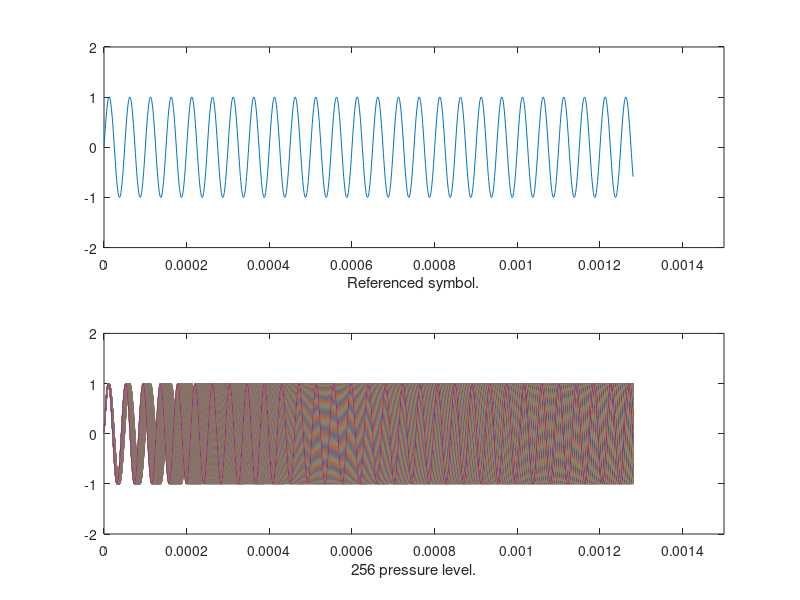
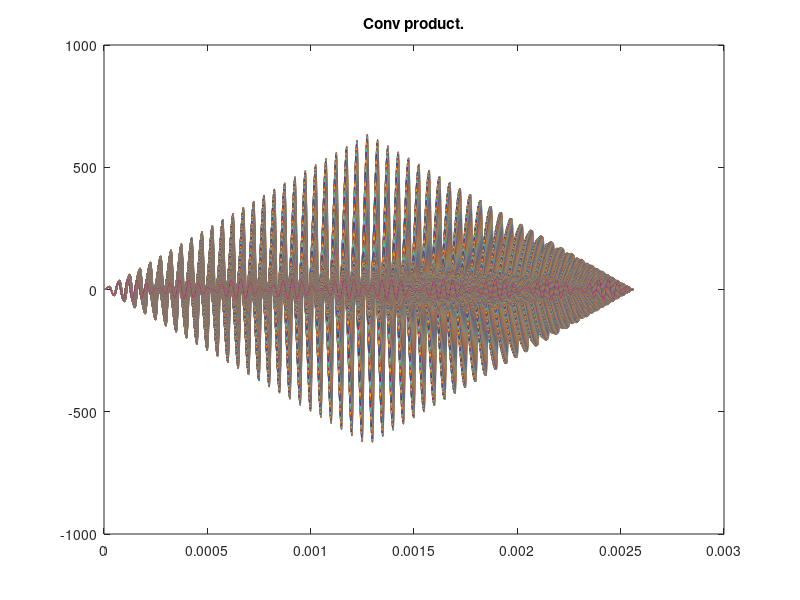
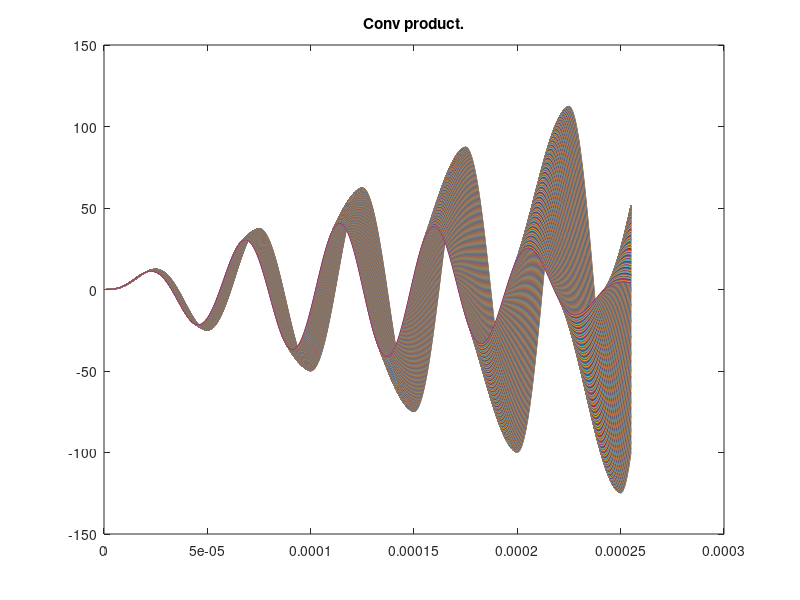

Reproduce these figures in MATLAB, in order.
%mducng/SoC/D2/G2touch
clc;
clear;
close all;
%%%%%%%%%%%%%%%%%%%%%%%%%%%%%%%%%%%%%%%%%%%%%%%%%%%%%%%%%%%%%%%%%%%%%%%%%%%%%%%%
Fs                  =  1000000;                 % Sampling freq
fref                =  20000;                   % Base freq
fP                  =  20000;                    % Base freq
sps                 =  1281;                    % # samples per symbol
ns                  =  0:(sps-1);               % Samples vectors
dt                  =  1/Fs;
%%%%%%%%%%%%%%%%%%%%%%%%%%%%%%%%%%%%%%%%%%%%%%%%%%%%%%%%%%%%%%%%%%%%%%%%%%%%%%%%
SymbolRef           =  sin(2*pi*ns*(fref)/Fs);

SymbolPressure1     =  sin(2*pi*ns*(fP+1*15)/Fs);
SymbolPressure2     =  sin(2*pi*ns*(fP+2*15)/Fs);
SymbolPressure3     =  sin(2*pi*ns*(fP+3*15)/Fs);
SymbolPressure4     =  sin(2*pi*ns*(fP+4*15)/Fs);
SymbolPressure5     =  sin(2*pi*ns*(fP+5*15)/Fs);
SymbolPressure6     =  sin(2*pi*ns*(fP+6*15)/Fs);
SymbolPressure7     =  sin(2*pi*ns*(fP+7*15)/Fs);
SymbolPressure8     =  sin(2*pi*ns*(fP+8*15)/Fs);
SymbolPressure9     =  sin(2*pi*ns*(fP+9*15)/Fs);
SymbolPressure10     =  sin(2*pi*ns*(fP+10*15)/Fs);
SymbolPressure11     =  sin(2*pi*ns*(fP+11*15)/Fs);
SymbolPressure12     =  sin(2*pi*ns*(fP+12*15)/Fs);
SymbolPressure13     =  sin(2*pi*ns*(fP+13*15)/Fs);
SymbolPressure14     =  sin(2*pi*ns*(fP+14*15)/Fs);
SymbolPressure15     =  sin(2*pi*ns*(fP+15*15)/Fs);
SymbolPressure16     =  sin(2*pi*ns*(fP+16*15)/Fs);
SymbolPressure17     =  sin(2*pi*ns*(fP+17*15)/Fs);
SymbolPressure18     =  sin(2*pi*ns*(fP+18*15)/Fs);
SymbolPressure19     =  sin(2*pi*ns*(fP+19*15)/Fs);
SymbolPressure20     =  sin(2*pi*ns*(fP+20*15)/Fs);
SymbolPressure21     =  sin(2*pi*ns*(fP+21*15)/Fs);
SymbolPressure22     =  sin(2*pi*ns*(fP+22*15)/Fs);
SymbolPressure23     =  sin(2*pi*ns*(fP+23*15)/Fs);
SymbolPressure24     =  sin(2*pi*ns*(fP+24*15)/Fs);
SymbolPressure25     =  sin(2*pi*ns*(fP+25*15)/Fs);
SymbolPressure26     =  sin(2*pi*ns*(fP+26*15)/Fs);
SymbolPressure27     =  sin(2*pi*ns*(fP+27*15)/Fs);
SymbolPressure28     =  sin(2*pi*ns*(fP+28*15)/Fs);
SymbolPressure29     =  sin(2*pi*ns*(fP+29*15)/Fs);
SymbolPressure30     =  sin(2*pi*ns*(fP+30*15)/Fs);
SymbolPressure31     =  sin(2*pi*ns*(fP+31*15)/Fs);
SymbolPressure32     =  sin(2*pi*ns*(fP+32*15)/Fs);
SymbolPressure33     =  sin(2*pi*ns*(fP+33*15)/Fs);
SymbolPressure34     =  sin(2*pi*ns*(fP+34*15)/Fs);
SymbolPressure35     =  sin(2*pi*ns*(fP+35*15)/Fs);
SymbolPressure36     =  sin(2*pi*ns*(fP+36*15)/Fs);
SymbolPressure37     =  sin(2*pi*ns*(fP+37*15)/Fs);
SymbolPressure38     =  sin(2*pi*ns*(fP+38*15)/Fs);
SymbolPressure39     =  sin(2*pi*ns*(fP+39*15)/Fs);
SymbolPressure40     =  sin(2*pi*ns*(fP+40*15)/Fs);
SymbolPressure41     =  sin(2*pi*ns*(fP+41*15)/Fs);
SymbolPressure42     =  sin(2*pi*ns*(fP+42*15)/Fs);
SymbolPressure43     =  sin(2*pi*ns*(fP+43*15)/Fs);
SymbolPressure44     =  sin(2*pi*ns*(fP+44*15)/Fs);
SymbolPressure45     =  sin(2*pi*ns*(fP+45*15)/Fs);
SymbolPressure46     =  sin(2*pi*ns*(fP+46*15)/Fs);
SymbolPressure47     =  sin(2*pi*ns*(fP+47*15)/Fs);
SymbolPressure48     =  sin(2*pi*ns*(fP+48*15)/Fs);
SymbolPressure49     =  sin(2*pi*ns*(fP+49*15)/Fs);
SymbolPressure50     =  sin(2*pi*ns*(fP+50*15)/Fs);
SymbolPressure51     =  sin(2*pi*ns*(fP+51*15)/Fs);
SymbolPressure52     =  sin(2*pi*ns*(fP+52*15)/Fs);
SymbolPressure53     =  sin(2*pi*ns*(fP+53*15)/Fs);
SymbolPressure54     =  sin(2*pi*ns*(fP+54*15)/Fs);
SymbolPressure55     =  sin(2*pi*ns*(fP+55*15)/Fs);
SymbolPressure56     =  sin(2*pi*ns*(fP+56*15)/Fs);
SymbolPressure57     =  sin(2*pi*ns*(fP+57*15)/Fs);
SymbolPressure58     =  sin(2*pi*ns*(fP+58*15)/Fs);
SymbolPressure59     =  sin(2*pi*ns*(fP+59*15)/Fs);
SymbolPressure60     =  sin(2*pi*ns*(fP+60*15)/Fs);
SymbolPressure61     =  sin(2*pi*ns*(fP+61*15)/Fs);
SymbolPressure62     =  sin(2*pi*ns*(fP+62*15)/Fs);
SymbolPressure63     =  sin(2*pi*ns*(fP+63*15)/Fs);
SymbolPressure64     =  sin(2*pi*ns*(fP+64*15)/Fs);
SymbolPressure65     =  sin(2*pi*ns*(fP+65*15)/Fs);
SymbolPressure66     =  sin(2*pi*ns*(fP+66*15)/Fs);
SymbolPressure67     =  sin(2*pi*ns*(fP+67*15)/Fs);
SymbolPressure68     =  sin(2*pi*ns*(fP+68*15)/Fs);
SymbolPressure69     =  sin(2*pi*ns*(fP+69*15)/Fs);
SymbolPressure70     =  sin(2*pi*ns*(fP+70*15)/Fs);
SymbolPressure71     =  sin(2*pi*ns*(fP+71*15)/Fs);
SymbolPressure72     =  sin(2*pi*ns*(fP+72*15)/Fs);
SymbolPressure73     =  sin(2*pi*ns*(fP+73*15)/Fs);
SymbolPressure74     =  sin(2*pi*ns*(fP+74*15)/Fs);
SymbolPressure75     =  sin(2*pi*ns*(fP+75*15)/Fs);
SymbolPressure76     =  sin(2*pi*ns*(fP+76*15)/Fs);
SymbolPressure77     =  sin(2*pi*ns*(fP+77*15)/Fs);
SymbolPressure78     =  sin(2*pi*ns*(fP+78*15)/Fs);
SymbolPressure79     =  sin(2*pi*ns*(fP+79*15)/Fs);
SymbolPressure80     =  sin(2*pi*ns*(fP+80*15)/Fs);
SymbolPressure81     =  sin(2*pi*ns*(fP+81*15)/Fs);
SymbolPressure82     =  sin(2*pi*ns*(fP+82*15)/Fs);
SymbolPressure83     =  sin(2*pi*ns*(fP+83*15)/Fs);
SymbolPressure84     =  sin(2*pi*ns*(fP+84*15)/Fs);
SymbolPressure85     =  sin(2*pi*ns*(fP+85*15)/Fs);
SymbolPressure86     =  sin(2*pi*ns*(fP+86*15)/Fs);
SymbolPressure87     =  sin(2*pi*ns*(fP+87*15)/Fs);
SymbolPressure88     =  sin(2*pi*ns*(fP+88*15)/Fs);
SymbolPressure89     =  sin(2*pi*ns*(fP+89*15)/Fs);
SymbolPressure90     =  sin(2*pi*ns*(fP+90*15)/Fs);
SymbolPressure91     =  sin(2*pi*ns*(fP+91*15)/Fs);
SymbolPressure92     =  sin(2*pi*ns*(fP+92*15)/Fs);
SymbolPressure93     =  sin(2*pi*ns*(fP+93*15)/Fs);
SymbolPressure94     =  sin(2*pi*ns*(fP+94*15)/Fs);
SymbolPressure95     =  sin(2*pi*ns*(fP+95*15)/Fs);
SymbolPressure96     =  sin(2*pi*ns*(fP+96*15)/Fs);
SymbolPressure97     =  sin(2*pi*ns*(fP+97*15)/Fs);
SymbolPressure98     =  sin(2*pi*ns*(fP+98*15)/Fs);
SymbolPressure99     =  sin(2*pi*ns*(fP+99*15)/Fs);
SymbolPressure100     =  sin(2*pi*ns*(fP+100*15)/Fs);
SymbolPressure101     =  sin(2*pi*ns*(fP+101*15)/Fs);
SymbolPressure102     =  sin(2*pi*ns*(fP+102*15)/Fs);
SymbolPressure103     =  sin(2*pi*ns*(fP+103*15)/Fs);
SymbolPressure104     =  sin(2*pi*ns*(fP+104*15)/Fs);
SymbolPressure105     =  sin(2*pi*ns*(fP+105*15)/Fs);
SymbolPressure106     =  sin(2*pi*ns*(fP+106*15)/Fs);
SymbolPressure107     =  sin(2*pi*ns*(fP+107*15)/Fs);
SymbolPressure108     =  sin(2*pi*ns*(fP+108*15)/Fs);
SymbolPressure109     =  sin(2*pi*ns*(fP+109*15)/Fs);
SymbolPressure110     =  sin(2*pi*ns*(fP+110*15)/Fs);
SymbolPressure111     =  sin(2*pi*ns*(fP+111*15)/Fs);
SymbolPressure112     =  sin(2*pi*ns*(fP+112*15)/Fs);
SymbolPressure113     =  sin(2*pi*ns*(fP+113*15)/Fs);
SymbolPressure114     =  sin(2*pi*ns*(fP+114*15)/Fs);
SymbolPressure115     =  sin(2*pi*ns*(fP+115*15)/Fs);
SymbolPressure116     =  sin(2*pi*ns*(fP+116*15)/Fs);
SymbolPressure117     =  sin(2*pi*ns*(fP+117*15)/Fs);
SymbolPressure118     =  sin(2*pi*ns*(fP+118*15)/Fs);
SymbolPressure119     =  sin(2*pi*ns*(fP+119*15)/Fs);
SymbolPressure120     =  sin(2*pi*ns*(fP+120*15)/Fs);
SymbolPressure121     =  sin(2*pi*ns*(fP+121*15)/Fs);
SymbolPressure122     =  sin(2*pi*ns*(fP+122*15)/Fs);
SymbolPressure123     =  sin(2*pi*ns*(fP+123*15)/Fs);
SymbolPressure124     =  sin(2*pi*ns*(fP+124*15)/Fs);
SymbolPressure125     =  sin(2*pi*ns*(fP+125*15)/Fs);
SymbolPressure126     =  sin(2*pi*ns*(fP+126*15)/Fs);
SymbolPressure127     =  sin(2*pi*ns*(fP+127*15)/Fs);
SymbolPressure128     =  sin(2*pi*ns*(fP+128*15)/Fs);
SymbolPressure129     =  sin(2*pi*ns*(fP+129*15)/Fs);
SymbolPressure130     =  sin(2*pi*ns*(fP+130*15)/Fs);
SymbolPressure131     =  sin(2*pi*ns*(fP+131*15)/Fs);
SymbolPressure132     =  sin(2*pi*ns*(fP+132*15)/Fs);
SymbolPressure133     =  sin(2*pi*ns*(fP+133*15)/Fs);
SymbolPressure134     =  sin(2*pi*ns*(fP+134*15)/Fs);
SymbolPressure135     =  sin(2*pi*ns*(fP+135*15)/Fs);
SymbolPressure136     =  sin(2*pi*ns*(fP+136*15)/Fs);
SymbolPressure137     =  sin(2*pi*ns*(fP+137*15)/Fs);
SymbolPressure138     =  sin(2*pi*ns*(fP+138*15)/Fs);
SymbolPressure139     =  sin(2*pi*ns*(fP+139*15)/Fs);
SymbolPressure140     =  sin(2*pi*ns*(fP+140*15)/Fs);
SymbolPressure141     =  sin(2*pi*ns*(fP+141*15)/Fs);
SymbolPressure142     =  sin(2*pi*ns*(fP+142*15)/Fs);
SymbolPressure143     =  sin(2*pi*ns*(fP+143*15)/Fs);
SymbolPressure144     =  sin(2*pi*ns*(fP+144*15)/Fs);
SymbolPressure145     =  sin(2*pi*ns*(fP+145*15)/Fs);
SymbolPressure146     =  sin(2*pi*ns*(fP+146*15)/Fs);
SymbolPressure147     =  sin(2*pi*ns*(fP+147*15)/Fs);
SymbolPressure148     =  sin(2*pi*ns*(fP+148*15)/Fs);
SymbolPressure149     =  sin(2*pi*ns*(fP+149*15)/Fs);
SymbolPressure150     =  sin(2*pi*ns*(fP+150*15)/Fs);
SymbolPressure151     =  sin(2*pi*ns*(fP+151*15)/Fs);
SymbolPressure152     =  sin(2*pi*ns*(fP+152*15)/Fs);
SymbolPressure153     =  sin(2*pi*ns*(fP+153*15)/Fs);
SymbolPressure154     =  sin(2*pi*ns*(fP+154*15)/Fs);
SymbolPressure155     =  sin(2*pi*ns*(fP+155*15)/Fs);
SymbolPressure156     =  sin(2*pi*ns*(fP+156*15)/Fs);
SymbolPressure157     =  sin(2*pi*ns*(fP+157*15)/Fs);
SymbolPressure158     =  sin(2*pi*ns*(fP+158*15)/Fs);
SymbolPressure159     =  sin(2*pi*ns*(fP+159*15)/Fs);
SymbolPressure160     =  sin(2*pi*ns*(fP+160*15)/Fs);
SymbolPressure161     =  sin(2*pi*ns*(fP+161*15)/Fs);
SymbolPressure162     =  sin(2*pi*ns*(fP+162*15)/Fs);
SymbolPressure163     =  sin(2*pi*ns*(fP+163*15)/Fs);
SymbolPressure164     =  sin(2*pi*ns*(fP+164*15)/Fs);
SymbolPressure165     =  sin(2*pi*ns*(fP+165*15)/Fs);
SymbolPressure166     =  sin(2*pi*ns*(fP+166*15)/Fs);
SymbolPressure167     =  sin(2*pi*ns*(fP+167*15)/Fs);
SymbolPressure168     =  sin(2*pi*ns*(fP+168*15)/Fs);
SymbolPressure169     =  sin(2*pi*ns*(fP+169*15)/Fs);
SymbolPressure170     =  sin(2*pi*ns*(fP+170*15)/Fs);
SymbolPressure171     =  sin(2*pi*ns*(fP+171*15)/Fs);
SymbolPressure172     =  sin(2*pi*ns*(fP+172*15)/Fs);
SymbolPressure173     =  sin(2*pi*ns*(fP+173*15)/Fs);
SymbolPressure174     =  sin(2*pi*ns*(fP+174*15)/Fs);
SymbolPressure175     =  sin(2*pi*ns*(fP+175*15)/Fs);
SymbolPressure176     =  sin(2*pi*ns*(fP+176*15)/Fs);
SymbolPressure177     =  sin(2*pi*ns*(fP+177*15)/Fs);
SymbolPressure178     =  sin(2*pi*ns*(fP+178*15)/Fs);
SymbolPressure179     =  sin(2*pi*ns*(fP+179*15)/Fs);
SymbolPressure180     =  sin(2*pi*ns*(fP+180*15)/Fs);
SymbolPressure181     =  sin(2*pi*ns*(fP+181*15)/Fs);
SymbolPressure182     =  sin(2*pi*ns*(fP+182*15)/Fs);
SymbolPressure183     =  sin(2*pi*ns*(fP+183*15)/Fs);
SymbolPressure184     =  sin(2*pi*ns*(fP+184*15)/Fs);
SymbolPressure185     =  sin(2*pi*ns*(fP+185*15)/Fs);
SymbolPressure186     =  sin(2*pi*ns*(fP+186*15)/Fs);
SymbolPressure187     =  sin(2*pi*ns*(fP+187*15)/Fs);
SymbolPressure188     =  sin(2*pi*ns*(fP+188*15)/Fs);
SymbolPressure189     =  sin(2*pi*ns*(fP+189*15)/Fs);
SymbolPressure190     =  sin(2*pi*ns*(fP+190*15)/Fs);
SymbolPressure191     =  sin(2*pi*ns*(fP+191*15)/Fs);
SymbolPressure192     =  sin(2*pi*ns*(fP+192*15)/Fs);
SymbolPressure193     =  sin(2*pi*ns*(fP+193*15)/Fs);
SymbolPressure194     =  sin(2*pi*ns*(fP+194*15)/Fs);
SymbolPressure195     =  sin(2*pi*ns*(fP+195*15)/Fs);
SymbolPressure196     =  sin(2*pi*ns*(fP+196*15)/Fs);
SymbolPressure197     =  sin(2*pi*ns*(fP+197*15)/Fs);
SymbolPressure198     =  sin(2*pi*ns*(fP+198*15)/Fs);
SymbolPressure199     =  sin(2*pi*ns*(fP+199*15)/Fs);
SymbolPressure200     =  sin(2*pi*ns*(fP+200*15)/Fs);
SymbolPressure201     =  sin(2*pi*ns*(fP+201*15)/Fs);
SymbolPressure202     =  sin(2*pi*ns*(fP+202*15)/Fs);
SymbolPressure203     =  sin(2*pi*ns*(fP+203*15)/Fs);
SymbolPressure204     =  sin(2*pi*ns*(fP+204*15)/Fs);
SymbolPressure205     =  sin(2*pi*ns*(fP+205*15)/Fs);
SymbolPressure206     =  sin(2*pi*ns*(fP+206*15)/Fs);
SymbolPressure207     =  sin(2*pi*ns*(fP+207*15)/Fs);
SymbolPressure208     =  sin(2*pi*ns*(fP+208*15)/Fs);
SymbolPressure209     =  sin(2*pi*ns*(fP+209*15)/Fs);
SymbolPressure210     =  sin(2*pi*ns*(fP+210*15)/Fs);
SymbolPressure211     =  sin(2*pi*ns*(fP+211*15)/Fs);
SymbolPressure212     =  sin(2*pi*ns*(fP+212*15)/Fs);
SymbolPressure213     =  sin(2*pi*ns*(fP+213*15)/Fs);
SymbolPressure214     =  sin(2*pi*ns*(fP+214*15)/Fs);
SymbolPressure215     =  sin(2*pi*ns*(fP+215*15)/Fs);
SymbolPressure216     =  sin(2*pi*ns*(fP+216*15)/Fs);
SymbolPressure217     =  sin(2*pi*ns*(fP+217*15)/Fs);
SymbolPressure218     =  sin(2*pi*ns*(fP+218*15)/Fs);
SymbolPressure219     =  sin(2*pi*ns*(fP+219*15)/Fs);
SymbolPressure220     =  sin(2*pi*ns*(fP+220*15)/Fs);
SymbolPressure221     =  sin(2*pi*ns*(fP+221*15)/Fs);
SymbolPressure222     =  sin(2*pi*ns*(fP+222*15)/Fs);
SymbolPressure223     =  sin(2*pi*ns*(fP+223*15)/Fs);
SymbolPressure224     =  sin(2*pi*ns*(fP+224*15)/Fs);
SymbolPressure225     =  sin(2*pi*ns*(fP+225*15)/Fs);
SymbolPressure226     =  sin(2*pi*ns*(fP+226*15)/Fs);
SymbolPressure227     =  sin(2*pi*ns*(fP+227*15)/Fs);
SymbolPressure228     =  sin(2*pi*ns*(fP+228*15)/Fs);
SymbolPressure229     =  sin(2*pi*ns*(fP+229*15)/Fs);
SymbolPressure230     =  sin(2*pi*ns*(fP+230*15)/Fs);
SymbolPressure231     =  sin(2*pi*ns*(fP+231*15)/Fs);
SymbolPressure232     =  sin(2*pi*ns*(fP+232*15)/Fs);
SymbolPressure233     =  sin(2*pi*ns*(fP+233*15)/Fs);
SymbolPressure234     =  sin(2*pi*ns*(fP+234*15)/Fs);
SymbolPressure235     =  sin(2*pi*ns*(fP+235*15)/Fs);
SymbolPressure236     =  sin(2*pi*ns*(fP+236*15)/Fs);
SymbolPressure237     =  sin(2*pi*ns*(fP+237*15)/Fs);
SymbolPressure238     =  sin(2*pi*ns*(fP+238*15)/Fs);
SymbolPressure239     =  sin(2*pi*ns*(fP+239*15)/Fs);
SymbolPressure240     =  sin(2*pi*ns*(fP+240*15)/Fs);
SymbolPressure241     =  sin(2*pi*ns*(fP+241*15)/Fs);
SymbolPressure242     =  sin(2*pi*ns*(fP+242*15)/Fs);
SymbolPressure243     =  sin(2*pi*ns*(fP+243*15)/Fs);
SymbolPressure244     =  sin(2*pi*ns*(fP+244*15)/Fs);
SymbolPressure245     =  sin(2*pi*ns*(fP+245*15)/Fs);
SymbolPressure246     =  sin(2*pi*ns*(fP+246*15)/Fs);
SymbolPressure247     =  sin(2*pi*ns*(fP+247*15)/Fs);
SymbolPressure248     =  sin(2*pi*ns*(fP+248*15)/Fs);
SymbolPressure249     =  sin(2*pi*ns*(fP+249*15)/Fs);
SymbolPressure250     =  sin(2*pi*ns*(fP+250*15)/Fs);
SymbolPressure251     =  sin(2*pi*ns*(fP+251*15)/Fs);
SymbolPressure252     =  sin(2*pi*ns*(fP+252*15)/Fs);
SymbolPressure253     =  sin(2*pi*ns*(fP+253*15)/Fs);
SymbolPressure254     =  sin(2*pi*ns*(fP+254*15)/Fs);
SymbolPressure255     =  sin(2*pi*ns*(fP+255*15)/Fs);
SymbolPressure256     =  sin(2*pi*ns*(fP+256*15)/Fs);
%%%%%%%%%%%%%%%%%%%%%%%%%%%%%%%%%%%%%%%%%%%%%%%%%%%%%%%%%%%%%%%%%%%%%%%%%%%%%%%%
tS                  = (0:length(SymbolPressure1)-1)*dt;  %t received symbol
%%%%%%%%%%%%%%%%%%%%%%%%%%%%%%%%%%%%%%%%%%%%%%%%%%%%%%%%%%%%%%%%%%%%%%%%%%%%%%%%
% Matched filter:
y_Corr1              = conv(SymbolPressure1,SymbolRef);
y_Corr2              = conv(SymbolPressure2,SymbolRef);
y_Corr3              = conv(SymbolPressure3,SymbolRef);
y_Corr4              = conv(SymbolPressure4,SymbolRef);
y_Corr5              = conv(SymbolPressure5,SymbolRef);
y_Corr6              = conv(SymbolPressure6,SymbolRef);
y_Corr7              = conv(SymbolPressure7,SymbolRef);
y_Corr8              = conv(SymbolPressure8,SymbolRef);
y_Corr9              = conv(SymbolPressure9,SymbolRef);
y_Corr10              = conv(SymbolPressure10,SymbolRef);
y_Corr11              = conv(SymbolPressure11,SymbolRef);
y_Corr12              = conv(SymbolPressure12,SymbolRef);
y_Corr13              = conv(SymbolPressure13,SymbolRef);
y_Corr14              = conv(SymbolPressure14,SymbolRef);
y_Corr15              = conv(SymbolPressure15,SymbolRef);
y_Corr16              = conv(SymbolPressure16,SymbolRef);
y_Corr17              = conv(SymbolPressure17,SymbolRef);
y_Corr18              = conv(SymbolPressure18,SymbolRef);
y_Corr19              = conv(SymbolPressure19,SymbolRef);
y_Corr20              = conv(SymbolPressure20,SymbolRef);
y_Corr21              = conv(SymbolPressure21,SymbolRef);
y_Corr22              = conv(SymbolPressure22,SymbolRef);
y_Corr23              = conv(SymbolPressure23,SymbolRef);
y_Corr24              = conv(SymbolPressure24,SymbolRef);
y_Corr25              = conv(SymbolPressure25,SymbolRef);
y_Corr26              = conv(SymbolPressure26,SymbolRef);
y_Corr27              = conv(SymbolPressure27,SymbolRef);
y_Corr28              = conv(SymbolPressure28,SymbolRef);
y_Corr29              = conv(SymbolPressure29,SymbolRef);
y_Corr30              = conv(SymbolPressure30,SymbolRef);
y_Corr31              = conv(SymbolPressure31,SymbolRef);
y_Corr32              = conv(SymbolPressure32,SymbolRef);
y_Corr33              = conv(SymbolPressure33,SymbolRef);
y_Corr34              = conv(SymbolPressure34,SymbolRef);
y_Corr35              = conv(SymbolPressure35,SymbolRef);
y_Corr36              = conv(SymbolPressure36,SymbolRef);
y_Corr37              = conv(SymbolPressure37,SymbolRef);
y_Corr38              = conv(SymbolPressure38,SymbolRef);
y_Corr39              = conv(SymbolPressure39,SymbolRef);
y_Corr40              = conv(SymbolPressure40,SymbolRef);
y_Corr41              = conv(SymbolPressure41,SymbolRef);
y_Corr42              = conv(SymbolPressure42,SymbolRef);
y_Corr43              = conv(SymbolPressure43,SymbolRef);
y_Corr44              = conv(SymbolPressure44,SymbolRef);
y_Corr45              = conv(SymbolPressure45,SymbolRef);
y_Corr46              = conv(SymbolPressure46,SymbolRef);
y_Corr47              = conv(SymbolPressure47,SymbolRef);
y_Corr48              = conv(SymbolPressure48,SymbolRef);
y_Corr49              = conv(SymbolPressure49,SymbolRef);
y_Corr50              = conv(SymbolPressure50,SymbolRef);
y_Corr51              = conv(SymbolPressure51,SymbolRef);
y_Corr52              = conv(SymbolPressure52,SymbolRef);
y_Corr53              = conv(SymbolPressure53,SymbolRef);
y_Corr54              = conv(SymbolPressure54,SymbolRef);
y_Corr55              = conv(SymbolPressure55,SymbolRef);
y_Corr56              = conv(SymbolPressure56,SymbolRef);
y_Corr57              = conv(SymbolPressure57,SymbolRef);
y_Corr58              = conv(SymbolPressure58,SymbolRef);
y_Corr59              = conv(SymbolPressure59,SymbolRef);
y_Corr60              = conv(SymbolPressure60,SymbolRef);
y_Corr61              = conv(SymbolPressure61,SymbolRef);
y_Corr62              = conv(SymbolPressure62,SymbolRef);
y_Corr63              = conv(SymbolPressure63,SymbolRef);
y_Corr64              = conv(SymbolPressure64,SymbolRef);
y_Corr65              = conv(SymbolPressure65,SymbolRef);
y_Corr66              = conv(SymbolPressure66,SymbolRef);
y_Corr67              = conv(SymbolPressure67,SymbolRef);
y_Corr68              = conv(SymbolPressure68,SymbolRef);
y_Corr69              = conv(SymbolPressure69,SymbolRef);
y_Corr70              = conv(SymbolPressure70,SymbolRef);
y_Corr71              = conv(SymbolPressure71,SymbolRef);
y_Corr72              = conv(SymbolPressure72,SymbolRef);
y_Corr73              = conv(SymbolPressure73,SymbolRef);
y_Corr74              = conv(SymbolPressure74,SymbolRef);
y_Corr75              = conv(SymbolPressure75,SymbolRef);
y_Corr76              = conv(SymbolPressure76,SymbolRef);
y_Corr77              = conv(SymbolPressure77,SymbolRef);
y_Corr78              = conv(SymbolPressure78,SymbolRef);
y_Corr79              = conv(SymbolPressure79,SymbolRef);
y_Corr80              = conv(SymbolPressure80,SymbolRef);
y_Corr81              = conv(SymbolPressure81,SymbolRef);
y_Corr82              = conv(SymbolPressure82,SymbolRef);
y_Corr83              = conv(SymbolPressure83,SymbolRef);
y_Corr84              = conv(SymbolPressure84,SymbolRef);
y_Corr85              = conv(SymbolPressure85,SymbolRef);
y_Corr86              = conv(SymbolPressure86,SymbolRef);
y_Corr87              = conv(SymbolPressure87,SymbolRef);
y_Corr88              = conv(SymbolPressure88,SymbolRef);
y_Corr89              = conv(SymbolPressure89,SymbolRef);
y_Corr90              = conv(SymbolPressure90,SymbolRef);
y_Corr91              = conv(SymbolPressure91,SymbolRef);
y_Corr92              = conv(SymbolPressure92,SymbolRef);
y_Corr93              = conv(SymbolPressure93,SymbolRef);
y_Corr94              = conv(SymbolPressure94,SymbolRef);
y_Corr95              = conv(SymbolPressure95,SymbolRef);
y_Corr96              = conv(SymbolPressure96,SymbolRef);
y_Corr97              = conv(SymbolPressure97,SymbolRef);
y_Corr98              = conv(SymbolPressure98,SymbolRef);
y_Corr99              = conv(SymbolPressure99,SymbolRef);
y_Corr100              = conv(SymbolPressure100,SymbolRef);
y_Corr101              = conv(SymbolPressure101,SymbolRef);
y_Corr102              = conv(SymbolPressure102,SymbolRef);
y_Corr103              = conv(SymbolPressure103,SymbolRef);
y_Corr104              = conv(SymbolPressure104,SymbolRef);
y_Corr105              = conv(SymbolPressure105,SymbolRef);
y_Corr106              = conv(SymbolPressure106,SymbolRef);
y_Corr107              = conv(SymbolPressure107,SymbolRef);
y_Corr108              = conv(SymbolPressure108,SymbolRef);
y_Corr109              = conv(SymbolPressure109,SymbolRef);
y_Corr110              = conv(SymbolPressure110,SymbolRef);
y_Corr111              = conv(SymbolPressure111,SymbolRef);
y_Corr112              = conv(SymbolPressure112,SymbolRef);
y_Corr113              = conv(SymbolPressure113,SymbolRef);
y_Corr114              = conv(SymbolPressure114,SymbolRef);
y_Corr115              = conv(SymbolPressure115,SymbolRef);
y_Corr116              = conv(SymbolPressure116,SymbolRef);
y_Corr117              = conv(SymbolPressure117,SymbolRef);
y_Corr118              = conv(SymbolPressure118,SymbolRef);
y_Corr119              = conv(SymbolPressure119,SymbolRef);
y_Corr120              = conv(SymbolPressure120,SymbolRef);
y_Corr121              = conv(SymbolPressure121,SymbolRef);
y_Corr122              = conv(SymbolPressure122,SymbolRef);
y_Corr123              = conv(SymbolPressure123,SymbolRef);
y_Corr124              = conv(SymbolPressure124,SymbolRef);
y_Corr125              = conv(SymbolPressure125,SymbolRef);
y_Corr126              = conv(SymbolPressure126,SymbolRef);
y_Corr127              = conv(SymbolPressure127,SymbolRef);
y_Corr128              = conv(SymbolPressure128,SymbolRef);
y_Corr129              = conv(SymbolPressure129,SymbolRef);
y_Corr130              = conv(SymbolPressure130,SymbolRef);
y_Corr131              = conv(SymbolPressure131,SymbolRef);
y_Corr132              = conv(SymbolPressure132,SymbolRef);
y_Corr133              = conv(SymbolPressure133,SymbolRef);
y_Corr134              = conv(SymbolPressure134,SymbolRef);
y_Corr135              = conv(SymbolPressure135,SymbolRef);
y_Corr136              = conv(SymbolPressure136,SymbolRef);
y_Corr137              = conv(SymbolPressure137,SymbolRef);
y_Corr138              = conv(SymbolPressure138,SymbolRef);
y_Corr139              = conv(SymbolPressure139,SymbolRef);
y_Corr140              = conv(SymbolPressure140,SymbolRef);
y_Corr141              = conv(SymbolPressure141,SymbolRef);
y_Corr142              = conv(SymbolPressure142,SymbolRef);
y_Corr143              = conv(SymbolPressure143,SymbolRef);
y_Corr144              = conv(SymbolPressure144,SymbolRef);
y_Corr145              = conv(SymbolPressure145,SymbolRef);
y_Corr146              = conv(SymbolPressure146,SymbolRef);
y_Corr147              = conv(SymbolPressure147,SymbolRef);
y_Corr148              = conv(SymbolPressure148,SymbolRef);
y_Corr149              = conv(SymbolPressure149,SymbolRef);
y_Corr150              = conv(SymbolPressure150,SymbolRef);
y_Corr151              = conv(SymbolPressure151,SymbolRef);
y_Corr152              = conv(SymbolPressure152,SymbolRef);
y_Corr153              = conv(SymbolPressure153,SymbolRef);
y_Corr154              = conv(SymbolPressure154,SymbolRef);
y_Corr155              = conv(SymbolPressure155,SymbolRef);
y_Corr156              = conv(SymbolPressure156,SymbolRef);
y_Corr157              = conv(SymbolPressure157,SymbolRef);
y_Corr158              = conv(SymbolPressure158,SymbolRef);
y_Corr159              = conv(SymbolPressure159,SymbolRef);
y_Corr160              = conv(SymbolPressure160,SymbolRef);
y_Corr161              = conv(SymbolPressure161,SymbolRef);
y_Corr162              = conv(SymbolPressure162,SymbolRef);
y_Corr163              = conv(SymbolPressure163,SymbolRef);
y_Corr164              = conv(SymbolPressure164,SymbolRef);
y_Corr165              = conv(SymbolPressure165,SymbolRef);
y_Corr166              = conv(SymbolPressure166,SymbolRef);
y_Corr167              = conv(SymbolPressure167,SymbolRef);
y_Corr168              = conv(SymbolPressure168,SymbolRef);
y_Corr169              = conv(SymbolPressure169,SymbolRef);
y_Corr170              = conv(SymbolPressure170,SymbolRef);
y_Corr171              = conv(SymbolPressure171,SymbolRef);
y_Corr172              = conv(SymbolPressure172,SymbolRef);
y_Corr173              = conv(SymbolPressure173,SymbolRef);
y_Corr174              = conv(SymbolPressure174,SymbolRef);
y_Corr175              = conv(SymbolPressure175,SymbolRef);
y_Corr176              = conv(SymbolPressure176,SymbolRef);
y_Corr177              = conv(SymbolPressure177,SymbolRef);
y_Corr178              = conv(SymbolPressure178,SymbolRef);
y_Corr179              = conv(SymbolPressure179,SymbolRef);
y_Corr180              = conv(SymbolPressure180,SymbolRef);
y_Corr181              = conv(SymbolPressure181,SymbolRef);
y_Corr182              = conv(SymbolPressure182,SymbolRef);
y_Corr183              = conv(SymbolPressure183,SymbolRef);
y_Corr184              = conv(SymbolPressure184,SymbolRef);
y_Corr185              = conv(SymbolPressure185,SymbolRef);
y_Corr186              = conv(SymbolPressure186,SymbolRef);
y_Corr187              = conv(SymbolPressure187,SymbolRef);
y_Corr188              = conv(SymbolPressure188,SymbolRef);
y_Corr189              = conv(SymbolPressure189,SymbolRef);
y_Corr190              = conv(SymbolPressure190,SymbolRef);
y_Corr191              = conv(SymbolPressure191,SymbolRef);
y_Corr192              = conv(SymbolPressure192,SymbolRef);
y_Corr193              = conv(SymbolPressure193,SymbolRef);
y_Corr194              = conv(SymbolPressure194,SymbolRef);
y_Corr195              = conv(SymbolPressure195,SymbolRef);
y_Corr196              = conv(SymbolPressure196,SymbolRef);
y_Corr197              = conv(SymbolPressure197,SymbolRef);
y_Corr198              = conv(SymbolPressure198,SymbolRef);
y_Corr199              = conv(SymbolPressure199,SymbolRef);
y_Corr200              = conv(SymbolPressure200,SymbolRef);
y_Corr201              = conv(SymbolPressure201,SymbolRef);
y_Corr202              = conv(SymbolPressure202,SymbolRef);
y_Corr203              = conv(SymbolPressure203,SymbolRef);
y_Corr204              = conv(SymbolPressure204,SymbolRef);
y_Corr205              = conv(SymbolPressure205,SymbolRef);
y_Corr206              = conv(SymbolPressure206,SymbolRef);
y_Corr207              = conv(SymbolPressure207,SymbolRef);
y_Corr208              = conv(SymbolPressure208,SymbolRef);
y_Corr209              = conv(SymbolPressure209,SymbolRef);
y_Corr210              = conv(SymbolPressure210,SymbolRef);
y_Corr211              = conv(SymbolPressure211,SymbolRef);
y_Corr212              = conv(SymbolPressure212,SymbolRef);
y_Corr213              = conv(SymbolPressure213,SymbolRef);
y_Corr214              = conv(SymbolPressure214,SymbolRef);
y_Corr215              = conv(SymbolPressure215,SymbolRef);
y_Corr216              = conv(SymbolPressure216,SymbolRef);
y_Corr217              = conv(SymbolPressure217,SymbolRef);
y_Corr218              = conv(SymbolPressure218,SymbolRef);
y_Corr219              = conv(SymbolPressure219,SymbolRef);
y_Corr220              = conv(SymbolPressure220,SymbolRef);
y_Corr221              = conv(SymbolPressure221,SymbolRef);
y_Corr222              = conv(SymbolPressure222,SymbolRef);
y_Corr223              = conv(SymbolPressure223,SymbolRef);
y_Corr224              = conv(SymbolPressure224,SymbolRef);
y_Corr225              = conv(SymbolPressure225,SymbolRef);
y_Corr226              = conv(SymbolPressure226,SymbolRef);
y_Corr227              = conv(SymbolPressure227,SymbolRef);
y_Corr228              = conv(SymbolPressure228,SymbolRef);
y_Corr229              = conv(SymbolPressure229,SymbolRef);
y_Corr230              = conv(SymbolPressure230,SymbolRef);
y_Corr231              = conv(SymbolPressure231,SymbolRef);
y_Corr232              = conv(SymbolPressure232,SymbolRef);
y_Corr233              = conv(SymbolPressure233,SymbolRef);
y_Corr234              = conv(SymbolPressure234,SymbolRef);
y_Corr235              = conv(SymbolPressure235,SymbolRef);
y_Corr236              = conv(SymbolPressure236,SymbolRef);
y_Corr237              = conv(SymbolPressure237,SymbolRef);
y_Corr238              = conv(SymbolPressure238,SymbolRef);
y_Corr239              = conv(SymbolPressure239,SymbolRef);
y_Corr240              = conv(SymbolPressure240,SymbolRef);
y_Corr241              = conv(SymbolPressure241,SymbolRef);
y_Corr242              = conv(SymbolPressure242,SymbolRef);
y_Corr243              = conv(SymbolPressure243,SymbolRef);
y_Corr244              = conv(SymbolPressure244,SymbolRef);
y_Corr245              = conv(SymbolPressure245,SymbolRef);
y_Corr246              = conv(SymbolPressure246,SymbolRef);
y_Corr247              = conv(SymbolPressure247,SymbolRef);
y_Corr248              = conv(SymbolPressure248,SymbolRef);
y_Corr249              = conv(SymbolPressure249,SymbolRef);
y_Corr250              = conv(SymbolPressure250,SymbolRef);
y_Corr251              = conv(SymbolPressure251,SymbolRef);
y_Corr252              = conv(SymbolPressure252,SymbolRef);
y_Corr253              = conv(SymbolPressure253,SymbolRef);
y_Corr254              = conv(SymbolPressure254,SymbolRef);
y_Corr255              = conv(SymbolPressure255,SymbolRef);
y_Corr256              = conv(SymbolPressure256,SymbolRef);
size_Corr              = size(tS) + size(tS) - 1;
t_Corr                 = (0:1:size_Corr(2)-1)*dt;
%%%%%%%%%%%%%%%%%%%%%%%%%%%%%%%%%%%%%%%%%%%%%%%%%%%%%%%%%%%%%%%%%%%%%%%%%%%%%%%%
figure(1);
subplot(2,1,1);
plot(tS,SymbolRef);
xlabel("Referenced symbol.");
axis([0 0.0015 -2 2]);
subplot(2,1,2);
plot(tS,SymbolPressure1,...
tS,SymbolPressure2,...
tS,SymbolPressure3,...
tS,SymbolPressure4,...
tS,SymbolPressure5,...
tS,SymbolPressure6,...
tS,SymbolPressure7,...
tS,SymbolPressure8,...
tS,SymbolPressure9,...
tS,SymbolPressure10,...
tS,SymbolPressure11,...
tS,SymbolPressure12,...
tS,SymbolPressure13,...
tS,SymbolPressure14,...
tS,SymbolPressure15,...
tS,SymbolPressure16,...
tS,SymbolPressure17,...
tS,SymbolPressure18,...
tS,SymbolPressure19,...
tS,SymbolPressure20,...
tS,SymbolPressure21,...
tS,SymbolPressure22,...
tS,SymbolPressure23,...
tS,SymbolPressure24,...
tS,SymbolPressure25,...
tS,SymbolPressure26,...
tS,SymbolPressure27,...
tS,SymbolPressure28,...
tS,SymbolPressure29,...
tS,SymbolPressure30,...
tS,SymbolPressure31,...
tS,SymbolPressure32,...
tS,SymbolPressure33,...
tS,SymbolPressure34,...
tS,SymbolPressure35,...
tS,SymbolPressure36,...
tS,SymbolPressure37,...
tS,SymbolPressure38,...
tS,SymbolPressure39,...
tS,SymbolPressure40,...
tS,SymbolPressure41,...
tS,SymbolPressure42,...
tS,SymbolPressure43,...
tS,SymbolPressure44,...
tS,SymbolPressure45,...
tS,SymbolPressure46,...
tS,SymbolPressure47,...
tS,SymbolPressure48,...
tS,SymbolPressure49,...
tS,SymbolPressure50,...
tS,SymbolPressure51,...
tS,SymbolPressure52,...
tS,SymbolPressure53,...
tS,SymbolPressure54,...
tS,SymbolPressure55,...
tS,SymbolPressure56,...
tS,SymbolPressure57,...
tS,SymbolPressure58,...
tS,SymbolPressure59,...
tS,SymbolPressure60,...
tS,SymbolPressure61,...
tS,SymbolPressure62,...
tS,SymbolPressure63,...
tS,SymbolPressure64,...
tS,SymbolPressure65,...
tS,SymbolPressure66,...
tS,SymbolPressure67,...
tS,SymbolPressure68,...
tS,SymbolPressure69,...
tS,SymbolPressure70,...
tS,SymbolPressure71,...
tS,SymbolPressure72,...
tS,SymbolPressure73,...
tS,SymbolPressure74,...
tS,SymbolPressure75,...
tS,SymbolPressure76,...
tS,SymbolPressure77,...
tS,SymbolPressure78,...
tS,SymbolPressure79,...
tS,SymbolPressure80,...
tS,SymbolPressure81,...
tS,SymbolPressure82,...
tS,SymbolPressure83,...
tS,SymbolPressure84,...
tS,SymbolPressure85,...
tS,SymbolPressure86,...
tS,SymbolPressure87,...
tS,SymbolPressure88,...
tS,SymbolPressure89,...
tS,SymbolPressure90,...
tS,SymbolPressure91,...
tS,SymbolPressure92,...
tS,SymbolPressure93,...
tS,SymbolPressure94,...
tS,SymbolPressure95,...
tS,SymbolPressure96,...
tS,SymbolPressure97,...
tS,SymbolPressure98,...
tS,SymbolPressure99,...
tS,SymbolPressure100,...
tS,SymbolPressure101,...
tS,SymbolPressure102,...
tS,SymbolPressure103,...
tS,SymbolPressure104,...
tS,SymbolPressure105,...
tS,SymbolPressure106,...
tS,SymbolPressure107,...
tS,SymbolPressure108,...
tS,SymbolPressure109,...
tS,SymbolPressure110,...
tS,SymbolPressure111,...
tS,SymbolPressure112,...
tS,SymbolPressure113,...
tS,SymbolPressure114,...
tS,SymbolPressure115,...
tS,SymbolPressure116,...
tS,SymbolPressure117,...
tS,SymbolPressure118,...
tS,SymbolPressure119,...
tS,SymbolPressure120,...
tS,SymbolPressure121,...
tS,SymbolPressure122,...
tS,SymbolPressure123,...
tS,SymbolPressure124,...
tS,SymbolPressure125,...
tS,SymbolPressure126,...
tS,SymbolPressure127,...
tS,SymbolPressure128,...
tS,SymbolPressure129,...
tS,SymbolPressure130,...
tS,SymbolPressure131,...
tS,SymbolPressure132,...
tS,SymbolPressure133,...
tS,SymbolPressure134,...
tS,SymbolPressure135,...
tS,SymbolPressure136,...
tS,SymbolPressure137,...
tS,SymbolPressure138,...
tS,SymbolPressure139,...
tS,SymbolPressure140,...
tS,SymbolPressure141,...
tS,SymbolPressure142,...
tS,SymbolPressure143,...
tS,SymbolPressure144,...
tS,SymbolPressure145,...
tS,SymbolPressure146,...
tS,SymbolPressure147,...
tS,SymbolPressure148,...
tS,SymbolPressure149,...
tS,SymbolPressure150,...
tS,SymbolPressure151,...
tS,SymbolPressure152,...
tS,SymbolPressure153,...
tS,SymbolPressure154,...
tS,SymbolPressure155,...
tS,SymbolPressure156,...
tS,SymbolPressure157,...
tS,SymbolPressure158,...
tS,SymbolPressure159,...
tS,SymbolPressure160,...
tS,SymbolPressure161,...
tS,SymbolPressure162,...
tS,SymbolPressure163,...
tS,SymbolPressure164,...
tS,SymbolPressure165,...
tS,SymbolPressure166,...
tS,SymbolPressure167,...
tS,SymbolPressure168,...
tS,SymbolPressure169,...
tS,SymbolPressure170,...
tS,SymbolPressure171,...
tS,SymbolPressure172,...
tS,SymbolPressure173,...
tS,SymbolPressure174,...
tS,SymbolPressure175,...
tS,SymbolPressure176,...
tS,SymbolPressure177,...
tS,SymbolPressure178,...
tS,SymbolPressure179,...
tS,SymbolPressure180,...
tS,SymbolPressure181,...
tS,SymbolPressure182,...
tS,SymbolPressure183,...
tS,SymbolPressure184,...
tS,SymbolPressure185,...
tS,SymbolPressure186,...
tS,SymbolPressure187,...
tS,SymbolPressure188,...
tS,SymbolPressure189,...
tS,SymbolPressure190,...
tS,SymbolPressure191,...
tS,SymbolPressure192,...
tS,SymbolPressure193,...
tS,SymbolPressure194,...
tS,SymbolPressure195,...
tS,SymbolPressure196,...
tS,SymbolPressure197,...
tS,SymbolPressure198,...
tS,SymbolPressure199,...
tS,SymbolPressure200,...
tS,SymbolPressure201,...
tS,SymbolPressure202,...
tS,SymbolPressure203,...
tS,SymbolPressure204,...
tS,SymbolPressure205,...
tS,SymbolPressure206,...
tS,SymbolPressure207,...
tS,SymbolPressure208,...
tS,SymbolPressure209,...
tS,SymbolPressure210,...
tS,SymbolPressure211,...
tS,SymbolPressure212,...
tS,SymbolPressure213,...
tS,SymbolPressure214,...
tS,SymbolPressure215,...
tS,SymbolPressure216,...
tS,SymbolPressure217,...
tS,SymbolPressure218,...
tS,SymbolPressure219,...
tS,SymbolPressure220,...
tS,SymbolPressure221,...
tS,SymbolPressure222,...
tS,SymbolPressure223,...
tS,SymbolPressure224,...
tS,SymbolPressure225,...
tS,SymbolPressure226,...
tS,SymbolPressure227,...
tS,SymbolPressure228,...
tS,SymbolPressure229,...
tS,SymbolPressure230,...
tS,SymbolPressure231,...
tS,SymbolPressure232,...
tS,SymbolPressure233,...
tS,SymbolPressure234,...
tS,SymbolPressure235,...
tS,SymbolPressure236,...
tS,SymbolPressure237,...
tS,SymbolPressure238,...
tS,SymbolPressure239,...
tS,SymbolPressure240,...
tS,SymbolPressure241,...
tS,SymbolPressure242,...
tS,SymbolPressure243,...
tS,SymbolPressure244,...
tS,SymbolPressure245,...
tS,SymbolPressure246,...
tS,SymbolPressure247,...
tS,SymbolPressure248,...
tS,SymbolPressure249,...
tS,SymbolPressure250,...
tS,SymbolPressure251,...
tS,SymbolPressure252,...
tS,SymbolPressure253,...
tS,SymbolPressure254,...
tS,SymbolPressure255,...
tS,SymbolPressure256)
xlabel("256 pressure level.");
axis([0 0.0015 -2 2]);
%%%%%%%%%%%%%%%%%%%%%%%%%%%%%%%%%%%%%%%%%%%%%%%%%%%%%%%%%%%%%%%%%%%%%%%%%%%%%%%%
figure(2);
subplot(1,1,1);
plot(t_Corr,y_Corr1,...
t_Corr,y_Corr2,...
t_Corr,y_Corr3,...
t_Corr,y_Corr4,...
t_Corr,y_Corr5,...
t_Corr,y_Corr6,...
t_Corr,y_Corr7,...
t_Corr,y_Corr8,...
t_Corr,y_Corr9,...
t_Corr,y_Corr10,...
t_Corr,y_Corr11,...
t_Corr,y_Corr12,...
t_Corr,y_Corr13,...
t_Corr,y_Corr14,...
t_Corr,y_Corr15,...
t_Corr,y_Corr16,...
t_Corr,y_Corr17,...
t_Corr,y_Corr18,...
t_Corr,y_Corr19,...
t_Corr,y_Corr20,...
t_Corr,y_Corr21,...
t_Corr,y_Corr22,...
t_Corr,y_Corr23,...
t_Corr,y_Corr24,...
t_Corr,y_Corr25,...
t_Corr,y_Corr26,...
t_Corr,y_Corr27,...
t_Corr,y_Corr28,...
t_Corr,y_Corr29,...
t_Corr,y_Corr30,...
t_Corr,y_Corr31,...
t_Corr,y_Corr32,...
t_Corr,y_Corr33,...
t_Corr,y_Corr34,...
t_Corr,y_Corr35,...
t_Corr,y_Corr36,...
t_Corr,y_Corr37,...
t_Corr,y_Corr38,...
t_Corr,y_Corr39,...
t_Corr,y_Corr40,...
t_Corr,y_Corr41,...
t_Corr,y_Corr42,...
t_Corr,y_Corr43,...
t_Corr,y_Corr44,...
t_Corr,y_Corr45,...
t_Corr,y_Corr46,...
t_Corr,y_Corr47,...
t_Corr,y_Corr48,...
t_Corr,y_Corr49,...
t_Corr,y_Corr50,...
t_Corr,y_Corr51,...
t_Corr,y_Corr52,...
t_Corr,y_Corr53,...
t_Corr,y_Corr54,...
t_Corr,y_Corr55,...
t_Corr,y_Corr56,...
t_Corr,y_Corr57,...
t_Corr,y_Corr58,...
t_Corr,y_Corr59,...
t_Corr,y_Corr60,...
t_Corr,y_Corr61,...
t_Corr,y_Corr62,...
t_Corr,y_Corr63,...
t_Corr,y_Corr64,...
t_Corr,y_Corr65,...
t_Corr,y_Corr66,...
t_Corr,y_Corr67,...
t_Corr,y_Corr68,...
t_Corr,y_Corr69,...
t_Corr,y_Corr70,...
t_Corr,y_Corr71,...
t_Corr,y_Corr72,...
t_Corr,y_Corr73,...
t_Corr,y_Corr74,...
t_Corr,y_Corr75,...
t_Corr,y_Corr76,...
t_Corr,y_Corr77,...
t_Corr,y_Corr78,...
t_Corr,y_Corr79,...
t_Corr,y_Corr80,...
t_Corr,y_Corr81,...
t_Corr,y_Corr82,...
t_Corr,y_Corr83,...
t_Corr,y_Corr84,...
t_Corr,y_Corr85,...
t_Corr,y_Corr86,...
t_Corr,y_Corr87,...
t_Corr,y_Corr88,...
t_Corr,y_Corr89,...
t_Corr,y_Corr90,...
t_Corr,y_Corr91,...
t_Corr,y_Corr92,...
t_Corr,y_Corr93,...
t_Corr,y_Corr94,...
t_Corr,y_Corr95,...
t_Corr,y_Corr96,...
t_Corr,y_Corr97,...
t_Corr,y_Corr98,...
t_Corr,y_Corr99,...
t_Corr,y_Corr100,...
t_Corr,y_Corr101,...
t_Corr,y_Corr102,...
t_Corr,y_Corr103,...
t_Corr,y_Corr104,...
t_Corr,y_Corr105,...
t_Corr,y_Corr106,...
t_Corr,y_Corr107,...
t_Corr,y_Corr108,...
t_Corr,y_Corr109,...
t_Corr,y_Corr110,...
t_Corr,y_Corr111,...
t_Corr,y_Corr112,...
t_Corr,y_Corr113,...
t_Corr,y_Corr114,...
t_Corr,y_Corr115,...
t_Corr,y_Corr116,...
t_Corr,y_Corr117,...
t_Corr,y_Corr118,...
t_Corr,y_Corr119,...
t_Corr,y_Corr120,...
t_Corr,y_Corr121,...
t_Corr,y_Corr122,...
t_Corr,y_Corr123,...
t_Corr,y_Corr124,...
t_Corr,y_Corr125,...
t_Corr,y_Corr126,...
t_Corr,y_Corr127,...
t_Corr,y_Corr128,...
t_Corr,y_Corr129,...
t_Corr,y_Corr130,...
t_Corr,y_Corr131,...
t_Corr,y_Corr132,...
t_Corr,y_Corr133,...
t_Corr,y_Corr134,...
t_Corr,y_Corr135,...
t_Corr,y_Corr136,...
t_Corr,y_Corr137,...
t_Corr,y_Corr138,...
t_Corr,y_Corr139,...
t_Corr,y_Corr140,...
t_Corr,y_Corr141,...
t_Corr,y_Corr142,...
t_Corr,y_Corr143,...
t_Corr,y_Corr144,...
t_Corr,y_Corr145,...
t_Corr,y_Corr146,...
t_Corr,y_Corr147,...
t_Corr,y_Corr148,...
t_Corr,y_Corr149,...
t_Corr,y_Corr150,...
t_Corr,y_Corr151,...
t_Corr,y_Corr152,...
t_Corr,y_Corr153,...
t_Corr,y_Corr154,...
t_Corr,y_Corr155,...
t_Corr,y_Corr156,...
t_Corr,y_Corr157,...
t_Corr,y_Corr158,...
t_Corr,y_Corr159,...
t_Corr,y_Corr160,...
t_Corr,y_Corr161,...
t_Corr,y_Corr162,...
t_Corr,y_Corr163,...
t_Corr,y_Corr164,...
t_Corr,y_Corr165,...
t_Corr,y_Corr166,...
t_Corr,y_Corr167,...
t_Corr,y_Corr168,...
t_Corr,y_Corr169,...
t_Corr,y_Corr170,...
t_Corr,y_Corr171,...
t_Corr,y_Corr172,...
t_Corr,y_Corr173,...
t_Corr,y_Corr174,...
t_Corr,y_Corr175,...
t_Corr,y_Corr176,...
t_Corr,y_Corr177,...
t_Corr,y_Corr178,...
t_Corr,y_Corr179,...
t_Corr,y_Corr180,...
t_Corr,y_Corr181,...
t_Corr,y_Corr182,...
t_Corr,y_Corr183,...
t_Corr,y_Corr184,...
t_Corr,y_Corr185,...
t_Corr,y_Corr186,...
t_Corr,y_Corr187,...
t_Corr,y_Corr188,...
t_Corr,y_Corr189,...
t_Corr,y_Corr190,...
t_Corr,y_Corr191,...
t_Corr,y_Corr192,...
t_Corr,y_Corr193,...
t_Corr,y_Corr194,...
t_Corr,y_Corr195,...
t_Corr,y_Corr196,...
t_Corr,y_Corr197,...
t_Corr,y_Corr198,...
t_Corr,y_Corr199,...
t_Corr,y_Corr200,...
t_Corr,y_Corr201,...
t_Corr,y_Corr202,...
t_Corr,y_Corr203,...
t_Corr,y_Corr204,...
t_Corr,y_Corr205,...
t_Corr,y_Corr206,...
t_Corr,y_Corr207,...
t_Corr,y_Corr208,...
t_Corr,y_Corr209,...
t_Corr,y_Corr210,...
t_Corr,y_Corr211,...
t_Corr,y_Corr212,...
t_Corr,y_Corr213,...
t_Corr,y_Corr214,...
t_Corr,y_Corr215,...
t_Corr,y_Corr216,...
t_Corr,y_Corr217,...
t_Corr,y_Corr218,...
t_Corr,y_Corr219,...
t_Corr,y_Corr220,...
t_Corr,y_Corr221,...
t_Corr,y_Corr222,...
t_Corr,y_Corr223,...
t_Corr,y_Corr224,...
t_Corr,y_Corr225,...
t_Corr,y_Corr226,...
t_Corr,y_Corr227,...
t_Corr,y_Corr228,...
t_Corr,y_Corr229,...
t_Corr,y_Corr230,...
t_Corr,y_Corr231,...
t_Corr,y_Corr232,...
t_Corr,y_Corr233,...
t_Corr,y_Corr234,...
t_Corr,y_Corr235,...
t_Corr,y_Corr236,...
t_Corr,y_Corr237,...
t_Corr,y_Corr238,...
t_Corr,y_Corr239,...
t_Corr,y_Corr240,...
t_Corr,y_Corr241,...
t_Corr,y_Corr242,...
t_Corr,y_Corr243,...
t_Corr,y_Corr244,...
t_Corr,y_Corr245,...
t_Corr,y_Corr246,...
t_Corr,y_Corr247,...
t_Corr,y_Corr248,...
t_Corr,y_Corr249,...
t_Corr,y_Corr250,...
t_Corr,y_Corr251,...
t_Corr,y_Corr252,...
t_Corr,y_Corr253,...
t_Corr,y_Corr254,...
t_Corr,y_Corr255,...
t_Corr,y_Corr256);
title('Conv product.');
%axis([0 0.016 -20 20]);
%%%%%%%%%%%%%%%%%%%%%%%%%%%%%%%%%%%%%%%%%%%%%%%%%%%%%%%%%%%%%%%%%%%%%%%%%%%%%%%%
figure(3);
subplot(1,1,1);
plot(t_Corr(1:256),y_Corr1(1:256),...
t_Corr(1:256),y_Corr2(1:256),...
t_Corr(1:256),y_Corr3(1:256),...
t_Corr(1:256),y_Corr4(1:256),...
t_Corr(1:256),y_Corr5(1:256),...
t_Corr(1:256),y_Corr6(1:256),...
t_Corr(1:256),y_Corr7(1:256),...
t_Corr(1:256),y_Corr8(1:256),...
t_Corr(1:256),y_Corr9(1:256),...
t_Corr(1:256),y_Corr10(1:256),...
t_Corr(1:256),y_Corr11(1:256),...
t_Corr(1:256),y_Corr12(1:256),...
t_Corr(1:256),y_Corr13(1:256),...
t_Corr(1:256),y_Corr14(1:256),...
t_Corr(1:256),y_Corr15(1:256),...
t_Corr(1:256),y_Corr16(1:256),...
t_Corr(1:256),y_Corr17(1:256),...
t_Corr(1:256),y_Corr18(1:256),...
t_Corr(1:256),y_Corr19(1:256),...
t_Corr(1:256),y_Corr20(1:256),...
t_Corr(1:256),y_Corr21(1:256),...
t_Corr(1:256),y_Corr22(1:256),...
t_Corr(1:256),y_Corr23(1:256),...
t_Corr(1:256),y_Corr24(1:256),...
t_Corr(1:256),y_Corr25(1:256),...
t_Corr(1:256),y_Corr26(1:256),...
t_Corr(1:256),y_Corr27(1:256),...
t_Corr(1:256),y_Corr28(1:256),...
t_Corr(1:256),y_Corr29(1:256),...
t_Corr(1:256),y_Corr30(1:256),...
t_Corr(1:256),y_Corr31(1:256),...
t_Corr(1:256),y_Corr32(1:256),...
t_Corr(1:256),y_Corr33(1:256),...
t_Corr(1:256),y_Corr34(1:256),...
t_Corr(1:256),y_Corr35(1:256),...
t_Corr(1:256),y_Corr36(1:256),...
t_Corr(1:256),y_Corr37(1:256),...
t_Corr(1:256),y_Corr38(1:256),...
t_Corr(1:256),y_Corr39(1:256),...
t_Corr(1:256),y_Corr40(1:256),...
t_Corr(1:256),y_Corr41(1:256),...
t_Corr(1:256),y_Corr42(1:256),...
t_Corr(1:256),y_Corr43(1:256),...
t_Corr(1:256),y_Corr44(1:256),...
t_Corr(1:256),y_Corr45(1:256),...
t_Corr(1:256),y_Corr46(1:256),...
t_Corr(1:256),y_Corr47(1:256),...
t_Corr(1:256),y_Corr48(1:256),...
t_Corr(1:256),y_Corr49(1:256),...
t_Corr(1:256),y_Corr50(1:256),...
t_Corr(1:256),y_Corr51(1:256),...
t_Corr(1:256),y_Corr52(1:256),...
t_Corr(1:256),y_Corr53(1:256),...
t_Corr(1:256),y_Corr54(1:256),...
t_Corr(1:256),y_Corr55(1:256),...
t_Corr(1:256),y_Corr56(1:256),...
t_Corr(1:256),y_Corr57(1:256),...
t_Corr(1:256),y_Corr58(1:256),...
t_Corr(1:256),y_Corr59(1:256),...
t_Corr(1:256),y_Corr60(1:256),...
t_Corr(1:256),y_Corr61(1:256),...
t_Corr(1:256),y_Corr62(1:256),...
t_Corr(1:256),y_Corr63(1:256),...
t_Corr(1:256),y_Corr64(1:256),...
t_Corr(1:256),y_Corr65(1:256),...
t_Corr(1:256),y_Corr66(1:256),...
t_Corr(1:256),y_Corr67(1:256),...
t_Corr(1:256),y_Corr68(1:256),...
t_Corr(1:256),y_Corr69(1:256),...
t_Corr(1:256),y_Corr70(1:256),...
t_Corr(1:256),y_Corr71(1:256),...
t_Corr(1:256),y_Corr72(1:256),...
t_Corr(1:256),y_Corr73(1:256),...
t_Corr(1:256),y_Corr74(1:256),...
t_Corr(1:256),y_Corr75(1:256),...
t_Corr(1:256),y_Corr76(1:256),...
t_Corr(1:256),y_Corr77(1:256),...
t_Corr(1:256),y_Corr78(1:256),...
t_Corr(1:256),y_Corr79(1:256),...
t_Corr(1:256),y_Corr80(1:256),...
t_Corr(1:256),y_Corr81(1:256),...
t_Corr(1:256),y_Corr82(1:256),...
t_Corr(1:256),y_Corr83(1:256),...
t_Corr(1:256),y_Corr84(1:256),...
t_Corr(1:256),y_Corr85(1:256),...
t_Corr(1:256),y_Corr86(1:256),...
t_Corr(1:256),y_Corr87(1:256),...
t_Corr(1:256),y_Corr88(1:256),...
t_Corr(1:256),y_Corr89(1:256),...
t_Corr(1:256),y_Corr90(1:256),...
t_Corr(1:256),y_Corr91(1:256),...
t_Corr(1:256),y_Corr92(1:256),...
t_Corr(1:256),y_Corr93(1:256),...
t_Corr(1:256),y_Corr94(1:256),...
t_Corr(1:256),y_Corr95(1:256),...
t_Corr(1:256),y_Corr96(1:256),...
t_Corr(1:256),y_Corr97(1:256),...
t_Corr(1:256),y_Corr98(1:256),...
t_Corr(1:256),y_Corr99(1:256),...
t_Corr(1:256),y_Corr100(1:256),...
t_Corr(1:256),y_Corr101(1:256),...
t_Corr(1:256),y_Corr102(1:256),...
t_Corr(1:256),y_Corr103(1:256),...
t_Corr(1:256),y_Corr104(1:256),...
t_Corr(1:256),y_Corr105(1:256),...
t_Corr(1:256),y_Corr106(1:256),...
t_Corr(1:256),y_Corr107(1:256),...
t_Corr(1:256),y_Corr108(1:256),...
t_Corr(1:256),y_Corr109(1:256),...
t_Corr(1:256),y_Corr110(1:256),...
t_Corr(1:256),y_Corr111(1:256),...
t_Corr(1:256),y_Corr112(1:256),...
t_Corr(1:256),y_Corr113(1:256),...
t_Corr(1:256),y_Corr114(1:256),...
t_Corr(1:256),y_Corr115(1:256),...
t_Corr(1:256),y_Corr116(1:256),...
t_Corr(1:256),y_Corr117(1:256),...
t_Corr(1:256),y_Corr118(1:256),...
t_Corr(1:256),y_Corr119(1:256),...
t_Corr(1:256),y_Corr120(1:256),...
t_Corr(1:256),y_Corr121(1:256),...
t_Corr(1:256),y_Corr122(1:256),...
t_Corr(1:256),y_Corr123(1:256),...
t_Corr(1:256),y_Corr124(1:256),...
t_Corr(1:256),y_Corr125(1:256),...
t_Corr(1:256),y_Corr126(1:256),...
t_Corr(1:256),y_Corr127(1:256),...
t_Corr(1:256),y_Corr128(1:256),...
t_Corr(1:256),y_Corr129(1:256),...
t_Corr(1:256),y_Corr130(1:256),...
t_Corr(1:256),y_Corr131(1:256),...
t_Corr(1:256),y_Corr132(1:256),...
t_Corr(1:256),y_Corr133(1:256),...
t_Corr(1:256),y_Corr134(1:256),...
t_Corr(1:256),y_Corr135(1:256),...
t_Corr(1:256),y_Corr136(1:256),...
t_Corr(1:256),y_Corr137(1:256),...
t_Corr(1:256),y_Corr138(1:256),...
t_Corr(1:256),y_Corr139(1:256),...
t_Corr(1:256),y_Corr140(1:256),...
t_Corr(1:256),y_Corr141(1:256),...
t_Corr(1:256),y_Corr142(1:256),...
t_Corr(1:256),y_Corr143(1:256),...
t_Corr(1:256),y_Corr144(1:256),...
t_Corr(1:256),y_Corr145(1:256),...
t_Corr(1:256),y_Corr146(1:256),...
t_Corr(1:256),y_Corr147(1:256),...
t_Corr(1:256),y_Corr148(1:256),...
t_Corr(1:256),y_Corr149(1:256),...
t_Corr(1:256),y_Corr150(1:256),...
t_Corr(1:256),y_Corr151(1:256),...
t_Corr(1:256),y_Corr152(1:256),...
t_Corr(1:256),y_Corr153(1:256),...
t_Corr(1:256),y_Corr154(1:256),...
t_Corr(1:256),y_Corr155(1:256),...
t_Corr(1:256),y_Corr156(1:256),...
t_Corr(1:256),y_Corr157(1:256),...
t_Corr(1:256),y_Corr158(1:256),...
t_Corr(1:256),y_Corr159(1:256),...
t_Corr(1:256),y_Corr160(1:256),...
t_Corr(1:256),y_Corr161(1:256),...
t_Corr(1:256),y_Corr162(1:256),...
t_Corr(1:256),y_Corr163(1:256),...
t_Corr(1:256),y_Corr164(1:256),...
t_Corr(1:256),y_Corr165(1:256),...
t_Corr(1:256),y_Corr166(1:256),...
t_Corr(1:256),y_Corr167(1:256),...
t_Corr(1:256),y_Corr168(1:256),...
t_Corr(1:256),y_Corr169(1:256),...
t_Corr(1:256),y_Corr170(1:256),...
t_Corr(1:256),y_Corr171(1:256),...
t_Corr(1:256),y_Corr172(1:256),...
t_Corr(1:256),y_Corr173(1:256),...
t_Corr(1:256),y_Corr174(1:256),...
t_Corr(1:256),y_Corr175(1:256),...
t_Corr(1:256),y_Corr176(1:256),...
t_Corr(1:256),y_Corr177(1:256),...
t_Corr(1:256),y_Corr178(1:256),...
t_Corr(1:256),y_Corr179(1:256),...
t_Corr(1:256),y_Corr180(1:256),...
t_Corr(1:256),y_Corr181(1:256),...
t_Corr(1:256),y_Corr182(1:256),...
t_Corr(1:256),y_Corr183(1:256),...
t_Corr(1:256),y_Corr184(1:256),...
t_Corr(1:256),y_Corr185(1:256),...
t_Corr(1:256),y_Corr186(1:256),...
t_Corr(1:256),y_Corr187(1:256),...
t_Corr(1:256),y_Corr188(1:256),...
t_Corr(1:256),y_Corr189(1:256),...
t_Corr(1:256),y_Corr190(1:256),...
t_Corr(1:256),y_Corr191(1:256),...
t_Corr(1:256),y_Corr192(1:256),...
t_Corr(1:256),y_Corr193(1:256),...
t_Corr(1:256),y_Corr194(1:256),...
t_Corr(1:256),y_Corr195(1:256),...
t_Corr(1:256),y_Corr196(1:256),...
t_Corr(1:256),y_Corr197(1:256),...
t_Corr(1:256),y_Corr198(1:256),...
t_Corr(1:256),y_Corr199(1:256),...
t_Corr(1:256),y_Corr200(1:256),...
t_Corr(1:256),y_Corr201(1:256),...
t_Corr(1:256),y_Corr202(1:256),...
t_Corr(1:256),y_Corr203(1:256),...
t_Corr(1:256),y_Corr204(1:256),...
t_Corr(1:256),y_Corr205(1:256),...
t_Corr(1:256),y_Corr206(1:256),...
t_Corr(1:256),y_Corr207(1:256),...
t_Corr(1:256),y_Corr208(1:256),...
t_Corr(1:256),y_Corr209(1:256),...
t_Corr(1:256),y_Corr210(1:256),...
t_Corr(1:256),y_Corr211(1:256),...
t_Corr(1:256),y_Corr212(1:256),...
t_Corr(1:256),y_Corr213(1:256),...
t_Corr(1:256),y_Corr214(1:256),...
t_Corr(1:256),y_Corr215(1:256),...
t_Corr(1:256),y_Corr216(1:256),...
t_Corr(1:256),y_Corr217(1:256),...
t_Corr(1:256),y_Corr218(1:256),...
t_Corr(1:256),y_Corr219(1:256),...
t_Corr(1:256),y_Corr220(1:256),...
t_Corr(1:256),y_Corr221(1:256),...
t_Corr(1:256),y_Corr222(1:256),...
t_Corr(1:256),y_Corr223(1:256),...
t_Corr(1:256),y_Corr224(1:256),...
t_Corr(1:256),y_Corr225(1:256),...
t_Corr(1:256),y_Corr226(1:256),...
t_Corr(1:256),y_Corr227(1:256),...
t_Corr(1:256),y_Corr228(1:256),...
t_Corr(1:256),y_Corr229(1:256),...
t_Corr(1:256),y_Corr230(1:256),...
t_Corr(1:256),y_Corr231(1:256),...
t_Corr(1:256),y_Corr232(1:256),...
t_Corr(1:256),y_Corr233(1:256),...
t_Corr(1:256),y_Corr234(1:256),...
t_Corr(1:256),y_Corr235(1:256),...
t_Corr(1:256),y_Corr236(1:256),...
t_Corr(1:256),y_Corr237(1:256),...
t_Corr(1:256),y_Corr238(1:256),...
t_Corr(1:256),y_Corr239(1:256),...
t_Corr(1:256),y_Corr240(1:256),...
t_Corr(1:256),y_Corr241(1:256),...
t_Corr(1:256),y_Corr242(1:256),...
t_Corr(1:256),y_Corr243(1:256),...
t_Corr(1:256),y_Corr244(1:256),...
t_Corr(1:256),y_Corr245(1:256),...
t_Corr(1:256),y_Corr246(1:256),...
t_Corr(1:256),y_Corr247(1:256),...
t_Corr(1:256),y_Corr248(1:256),...
t_Corr(1:256),y_Corr249(1:256),...
t_Corr(1:256),y_Corr250(1:256),...
t_Corr(1:256),y_Corr251(1:256),...
t_Corr(1:256),y_Corr252(1:256),...
t_Corr(1:256),y_Corr253(1:256),...
t_Corr(1:256),y_Corr254(1:256),...
t_Corr(1:256),y_Corr255(1:256),...
t_Corr(1:256),y_Corr256(1:256));
title('Conv product.');
%axis([0 0.016 -20 20]);
